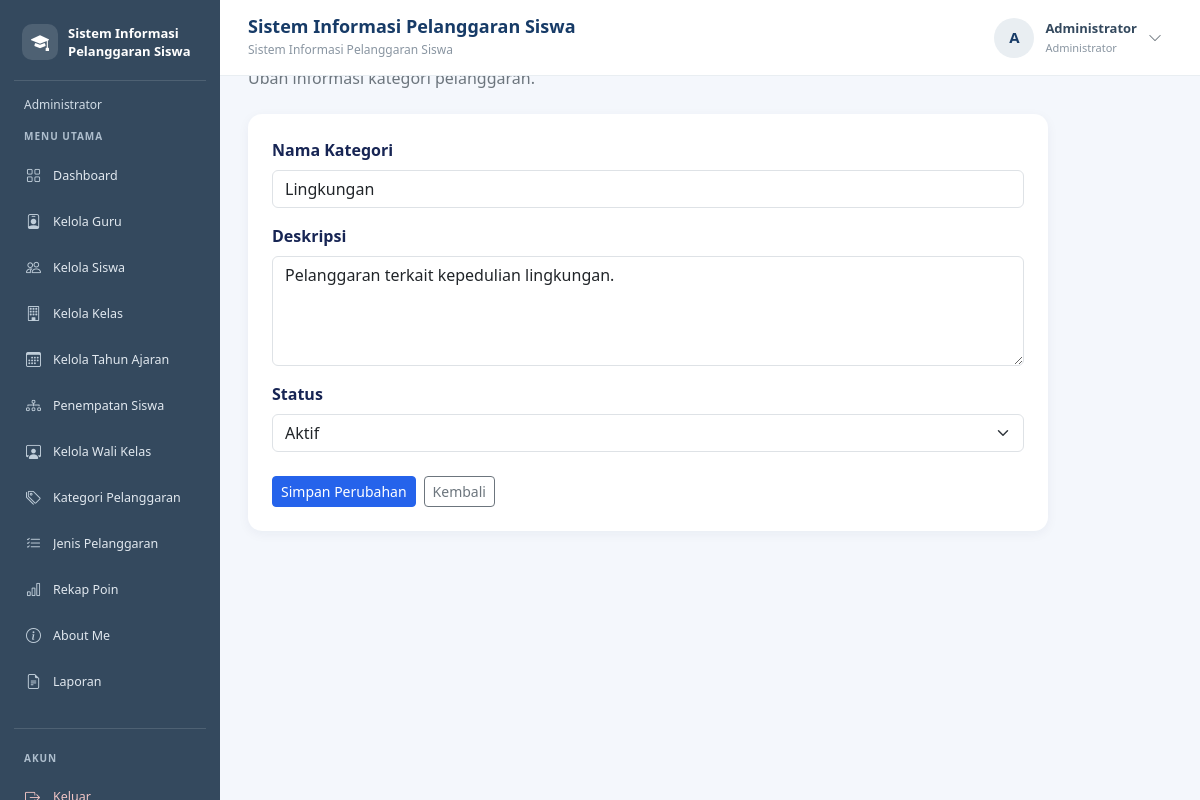
The page /edit_kategori_pelanggaran.php?id=10 (signed in) on the database its author committed.
### tables this page shows
CREATE TABLE `t_pelanggaran_kategori` (
  `id` int(11) NOT NULL,
  `nama` varchar(100) NOT NULL,
  `deskripsi` text NOT NULL,
  `status_aktif` tinyint(1) NOT NULL,
  `created_at` timestamp NOT NULL DEFAULT current_timestamp(),
  `updated_at` timestamp NOT NULL DEFAULT current_timestamp()
);

### edit_kategori_pelanggaran.php (the view, shortened to what this page needs)
<?php
include "config/koneksi.php";
$id = (int)($_GET['id'] ?? 0);
$stmt = mysqli_prepare(
    $koneksi,
    "SELECT * FROM t_pelanggaran_kategori WHERE id = ?"
);
mysqli_stmt_bind_param($stmt, "i", $id);
mysqli_stmt_execute($stmt);
$hasil = mysqli_stmt_get_result($stmt);
$data = mysqli_fetch_assoc($hasil);
$nama = $data['nama'];
$deskripsi = $data['deskripsi'];
$statusAktif = (string)$data['status_aktif'];
?>
<!DOCTYPE html>
<html lang="id">
<head>
    <link href="https://cdn.jsdelivr.net/npm/bootstrap@5.3.8/dist/css/bootstrap.min.css" rel="stylesheet">
</head>
<body>
<?php include "includes/sidebar.php"; ?>
<?php include "includes/navbar.php"; ?>
<main class="konten">
    <h3 class="fw-bold mb-1">Edit Kategori Pelanggaran</h3>
    <p class="text-secondary mb-4">Ubah informasi kategori pelanggaran.</p>
    <div class="kartu">
        <form method="POST">
            <div class="mb-3">
                <label for="nama" class="form-label">Nama Kategori</label>
                <input
                    type="text"
                    id="nama"
                    name="nama"
                    class="form-control"
                    maxlength="100"
                    value="<?= htmlspecialchars($nama) ?>"
                    required
                >
            </div>
            <div class="mb-3">
                <label for="deskripsi" class="form-label">Deskripsi</label>
                <textarea
                    id="deskripsi"
                    name="deskripsi"
                    class="form-control"
                    rows="4"
                    required
                ><?= htmlspecialchars($deskripsi) ?></textarea>
            </div>
            <div class="mb-4">
                <label for="status_aktif" class="form-label">Status</label>
                <select id="status_aktif" name="status_aktif"
                        class="form-select" required>
                    <option value="1" <?= $statusAktif === '1' ? 'selected' : '' ?>>
                        Aktif
                    </option>
                </select>
            </div>
            <div class="d-flex gap-2">
                <button type="submit" class="btn btn-primary btn-sm">
                    Simpan Perubahan
                </button>
                <a href="kategori_pelanggaran.php"
                   class="btn btn-outline-secondary btn-sm">
                    Kembali
                </a>
            </div>
        </form>
    </div>
</main>
</body>
</html>

### edit_kategori_pelanggaran.php (style rules this page uses)
body { margin: 0; background: #f4f7fc; color: #172554; }
.konten { margin-left: 220px; padding: 28px; }
.kartu { background: white; padding: 24px; border-radius: 14px; box-shadow: 0 3px 12px rgba(15, 35, 75, 0.05); max-width: 800px; }
.form-label { font-weight: 600; }
.btn-primary { background: #2563eb; border-color: #2563eb; }

### rows shown on the page
t_pelanggaran_kategori: nama "Lingkungan", deskripsi "Pelanggaran terkait kepedulian lingkungan.", status_aktif "Aktif"

### other values the page prints
$labelRole "Administrator"
$menu[0] "Dashboard"
$menu[0] "Kelola Guru"
$menu[0] "Kelola Siswa"
$menu[0] "Kelola Kelas"
$menu[0] "Kelola Tahun Ajaran"
$menu[0] "Penempatan Siswa"
$menu[0] "Kelola Wali Kelas"
$menu[0] "Kategori Pelanggaran"
$menu[0] "Jenis Pelanggaran"
$menu[0] "Rekap Poin"
$menu[0] "About Me"
$menu[0] "Laporan"
$judulNavbar "Sistem Informasi Pelanggaran Siswa"
$inisial "A"
